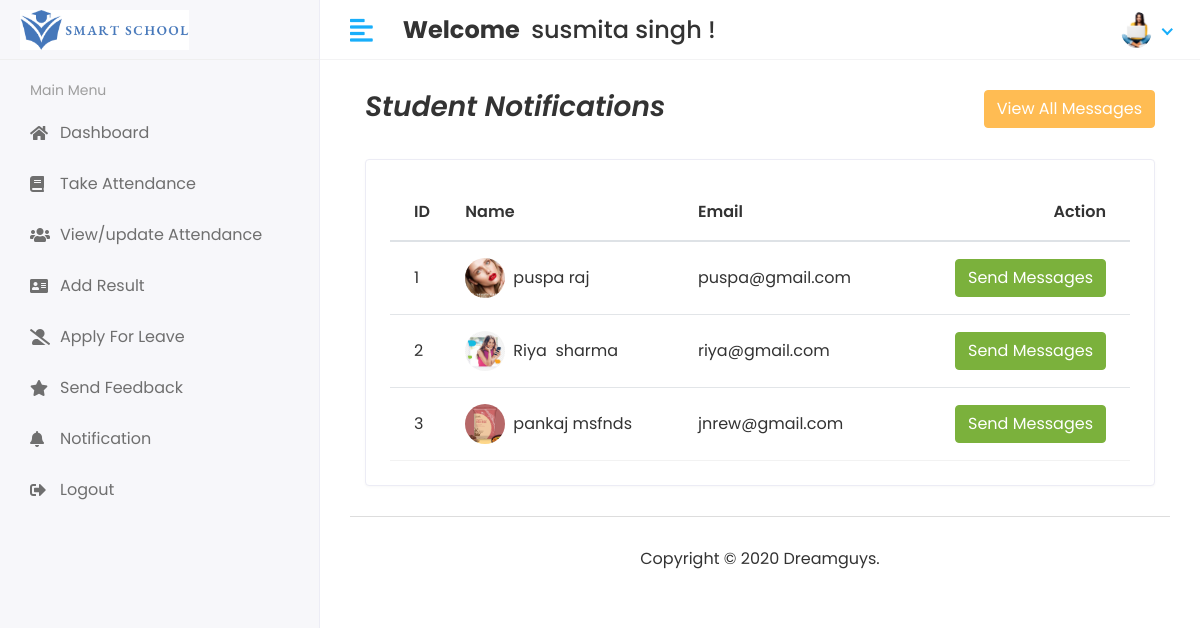
/send_student_notification (signed in), run on an earlier commit of the app's database.
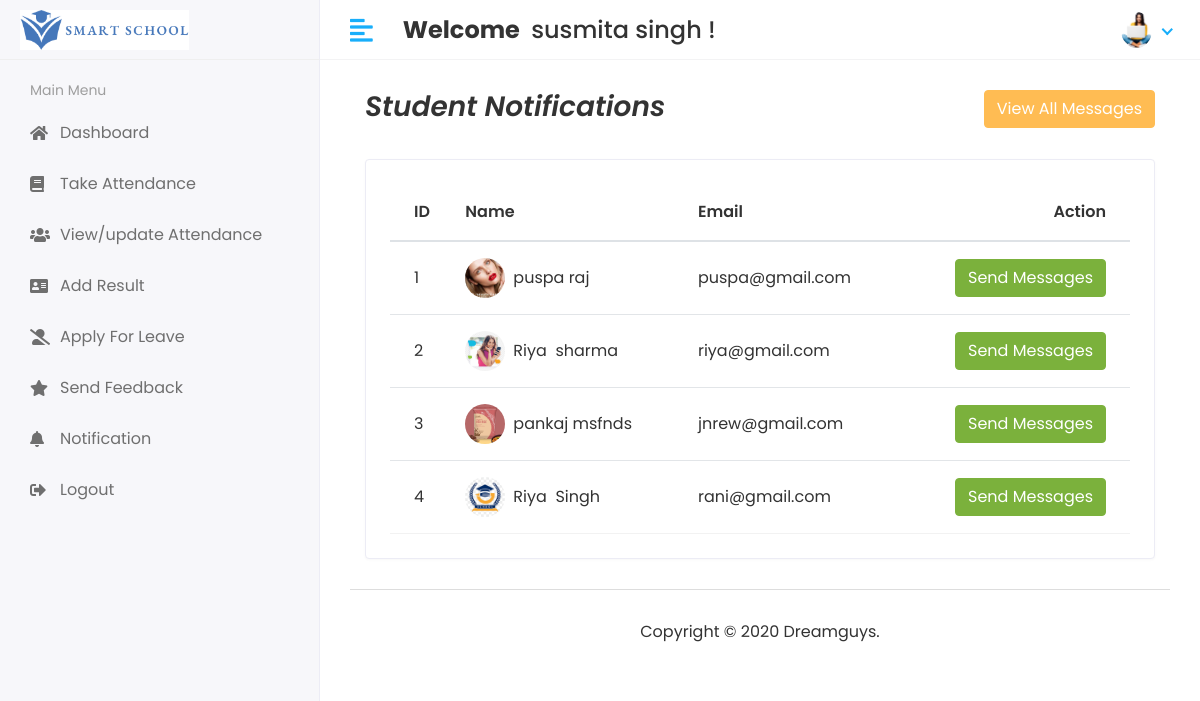
And on a later commit of the database.
### studentapp/models.py (models this page shows, shortened)
class CoustamUser(AbstractUser):
    User=(
        (1,'HOD'),
        (2,'STAFF'),
        (3,'STUDENT'),
    )
    user_type=models.CharField(choices=User,max_length=50,default=1)
    profile_pic=models.ImageField(upload_to='Media/profile_pic')

class Student(models.Model):
    admin=models.OneToOneField(CoustamUser,on_delete=models.CASCADE)
    address=models.TextField()
    gender=models.CharField(max_length=100)
    course_id=models.ForeignKey(Course,on_delete=models.CASCADE)
    session_Year_id=models.ForeignKey(Session_Year,on_delete=models.DO_NOTHING)
    created_at=models.DateTimeField(auto_now_add=True)
    update_at=models.DateTimeField(auto_now_add=True)

### studentmagmentsystem/Hod_views.py (the view)
# urls.py: path('send_student_notification',Hod_views.Send_student_notification,name='send_student_notification'),
@login_required(login_url="/")
def Send_student_notification(request):
    student= Student.objects.all()
    notification=Student_notification.objects.all()
    context={
        'student':student,
        'notification':notification
    }
    return render(request,'hod/send_student_notification.html',context)

### templates/hod/send_student_notification.html (shortened to what this page needs)
{%extends 'base.html'%}
{%block content%}
<div class="content container-fluid">
    <div class="page-header">
        <div class="row align-items-center">
            <div class="col">
                <h3 class="page-title"><i>Student&nbsp;Notifications</i></h3>
            </div>
            <div class="col-auto text-right float-right ml-auto">
                <button type="button" class="btn btn-primary" data-toggle="modal" data-target="#exampleModalCenter">
                    View All Messages
                </button>
            </div>
        </div>
    </div>
    <div class="row">
        <div class="col-sm-12">
            <div class="card card-table">
                <div class="card-body">
                    <div class="table-responsive">
                        <table class="table table-hover table-center mb-0 datatable">
                            <thead>
                                <tr>
                                    <th>ID</th>
                                    <th>Name</th>
                                    <th>Email</th>
                                    <th class="text-right">Action</th>
                                </tr>
                            </thead>
                            <tbody>
                                {% for stud in student %}
                                <tr>
                                    <td>{{stud.id}}</td>
                                    <td>
                                        <h2 class="table-avatar">
                                            <a href="student-details.html" class="avatar avatar-sm mr-2">
                                                <img class="avatar-img rounded-circle" src="/{{stud.admin.profile_pic}}"
                                                    alt="User Image">
                                            </a>
                                            <a
                                                href="student-details.html">{{stud.admin.first_name}}&nbsp;{{stud.admin.last_name}}</a>
                                        </h2>
                                    </td>
                                    <td>{{stud.admin.email}}</td>
                                    <td class="text-right">
                                        <button type="button" class="btn btn-success" data-toggle="modal"
                                            data-target="#exampleModal{{forloop.counter}}">
                                            Send Messages
                                        </button>
                                    </td>
                                </tr>
                                {%endfor%}
                            </tbody>
                        </table>
                    </div>
                </div>
            </div>
        </div>
    </div>
</div>
{%endblock%}

### templates/base.html (shortened to what this page needs)
{%load static%}
<!DOCTYPE html>
<html lang="en">
<head>
   <link rel="stylesheet" href="https://cdnjs.cloudflare.com/ajax/libs/font-awesome/6.4.2/css/all.min.css"
 />
   <link rel="stylesheet" href="{% static 'plugins/bootstrap/css/bootstrap.min.css' %}">
   <link rel="stylesheet" href="{% static 'plugins/fontawesome/css/fontawesome.min.css' %}">
   <link rel="stylesheet" href="{% static 'plugins/fontawesome/css/all.min.css' %}">
   <link rel="stylesheet" href="{% static 'css/style.css' %}">
</head>
<body>
   <div class="main-wrapper">
      {% include 'includes/header.html' %}
      {% include 'includes/sidebar.html' %}
      <div class="page-wrapper">
         <div class="content container-fluid">
            {%block content%}
            {%endblock%}
            {% include 'includes/footer.html' %}
         </div>
</body>
</html>

### templates/includes/header.html (shortened to what this page needs)
{%load static%}
<div class="header">
   <div class="header-left">
      <a href="/hod" class="logo">
         <img src="{% static '/img/smartschool.png' %}" alt="Logo">
      </a>
   </div>
   <a href="javascript:void(0);" id="toggle_btn">
      <i class="fas fa-align-left"></i>
   </a>
   <div class="top-nav-search mt-3">
      <h4>
         <strong style="text-align:center;">Welcome&nbsp;</strong>&nbsp;<span>{{user.first_name}} {{user.last_name}}</span>&nbsp;!
      </h4>
   </div>
   <ul class="nav user-menu">
      <li class="nav-item dropdown has-arrow">
         <a href="#" class="dropdown-toggle nav-link" data-toggle="dropdown">
            {% if user.profile_pic == "" %}
            <span class="user-img"><img class="rounded-circle" src="{%static '/img/image.png' %}" width="31"
                  alt=""></span>
            {%else%}
            <span class="user-img"><img class="rounded-circle" src="/{{user.profile_pic}}" width="31"
                  alt="{{user.first_name}}"></span>
            {%endif%}
         </a>
      </li>
   </ul>
</div>

### templates/includes/sidebar.html (shortened to what this page needs)
{%load active_link_tags%}
<div class="sidebar" id="sidebar">
   <div class="sidebar-inner slimscroll">
      <div id="sidebar-menu" class="sidebar-menu">
         {% if user.user_type == '1'%}
         <ul>
            <li class="menu-title">
               <span>Main Menu</span>
            </li>
            <li class="{% active_link 'hod' ' active' %}">
               <a href="/hod"><i class="fa fa-home"></i> <span>Dashboard</span></a>
            </li>
            </li>
            <li class="submenu {% active_link 'student' ' active' %} {% active_link 'student' ' active' %}">
               <a href="#"><i class="fas fa-user-graduate"></i> <span> Students</span> <span
                     class="menu-arrow"></span></a>
               <ul>
                  <li><a href="/student">Add Student</a></li>
                  <li><a href="/hod/student">View Student</a></li>
               </ul>
            </li>
            <li class="submenu{% active_link 'add_staff' ' active' %} {% active_link 'view/staff' ' active' %}">
               <a href="#"><i class="fas fa-chalkboard-teacher"></i> <span>STAFF</span> <span
                     class="menu-arrow"></span></a>
               <ul>
                  <li><a href="/add_staff">Add Staff</a></li>
                  <li><a href="/view/staff">View Staff</a></li>
               </ul>
            </li>
            <li class="submenu{% active_link 'view_course' ' active' %} {% active_link 'add_course' ' active' %}">
               <a href="#"><i class="fas fa-book-open"></i> <span>Course</span> <span class="menu-arrow"></span></a>
               <ul>
                  <li><a href="/add_course">Add Course</a></li>
                  <li><a href="/view_course">View Course</a></li>
               </ul>
            </li>
            <li class="submenu{% active_link 'add_subject' ' active' %} {% active_link 'view_subject' ' active' %}">
               <a href="#"><i class="fa fa-address-book"></i> <span>Subjects</span> <span
                     class="menu-arrow"></span></a>
               <ul>
                  <li><a href="/add_subject">Add Subject</a></li>
                  <li><a href="/view_subject">View Subject</a></li>
               </ul>
            <li class="submenu{% active_link 'add_session' ' active' %} {% active_link 'view_session' ' active' %}">
               <a href="#"><i class="fas fa-edit"></i> <span> Session</span> <span class="menu-arrow"></span></a>
               <ul>
                  <li><a href="/add_session">Add Session</a></li>
                  <li><a href="/view_session">View Session </a></li>
               </ul>
            </li>
            <li>
            <li class="{% active_link 'send_student_notification' ' active' %}">
               <a href="/send_student_notification"><i class="fas fa-bell"></i> <span>Send Student Notification</span></a>
            </li>
            <li>
            <li class="{% active_link 'send_notification' ' active' %}">
               <a href="/send_notification"><i class="far fa-bell"></i><span>Send Staff Notification</span></a>
            </li>
            <li>
            <li class="{% active_link 'allview_attendance' ' active' %}">
               <a href="/allview_attendance"><i class="fa fa-users"></i> <span>View Attendance</span></a>
            </li>
            <li>
            <li class="{% active_link 'staff_feedback' ' active' %}">
               <a href="/staff_feedback"><i class="fas fa-comment"></i><span>Staff Feedback</span></a>
            </li>
            <li>
            <li class="{% active_link 'student_feedback' ' active' %}">
               <a href="/student_feedback"><i class="far fa-star"></i> <span>Student Feedback</span></a>
            </li>
            <li>
            <li class="{% active_link 'holiday_view' ' active' %}">
               <a href="/holiday_view"><i class="fas fa-user-tie"></i><span>Staff Leave</span></a>
            </li>
            <li>
            <li class="{% active_link 'student_leave' ' active' %}">
               <a href="/student_leave"><i class="fas fa-user-alt-slash"></i> <span>Student Leave</span></a>
            </li>
            <li>
            <li class="{% active_link 'dologin' ' active' %}">
               <a href="/dologin"><i class="fas fa-sign-out-alt"></i> <span>Logout</span></a>
            </li>
         </ul>
         {% elif user.user_type == '2' %}
         <ul>
            <li class="menu-title">
               <span>Main Menu</span>
            </li>
            <li class="{% active_link 'hod' ' active' %}">
               <a href="/hod"><i class="fa fa-home"></i> <span>Dashboard</span></a>
            </li>
            <li class="{% active_link 'take_attendance' ' active' %}">
               <a href="/take_attendance"><i class="fa fa-book"></i> <span>Take Attendance</span></a>
            </li>
            <li class="{% active_link 'view_staff_attendance' ' active' %}">
               <a href="/view_staff_attendance"><i class="fa fa-users"></i> <span>View/update Attendance</span></a>
            </li>
            <li class="{% active_link 'add_result' ' active' %}">
               <a href="/add_result"><i class="fa fa-address-card"></i><span>Add Result</span></a>
            </li>
            <li class="{% active_link 'staff_leave' ' active' %}">
               <a href="/staff_leave"><i class="fas fa-user-alt-slash"></i> <span>Apply For Leave</span></a>
            </li>
            <li class="{% active_link 'send_feedback' ' active' %}">
               <a href="/send_feedback"><i class="fa fa-star"></i> <span>Send Feedback</span></a>
            <li>
            <li class="{% active_link 'notification' ' active' %}">
               <a href="/notification"><i class="fa fa-bell"></i> <span>Notification</span></a>
            <li>
            <li class="{% active_link 'dologin' ' active' %}">
               <a href="/dologin"><i class="fas fa-sign-out-alt"></i> <span>Logout</span></a>
            </li>
            </li>
         </ul>
            {%endif%}
      </div>
   </div>
</div>

### templates/includes/footer.html
{%load static%}
    <footer>
      <p style="text-align:center;">Copyright © 2020 Dreamguys.</p>
    </footer>
 </div>
</div>

What changed in the data, as far as the page shows it:
added Student: id "4", admin.profile_pic (picture), admin.first_name "Riya", admin.last_name "Singh", admin.email "rani@gmail.com"
